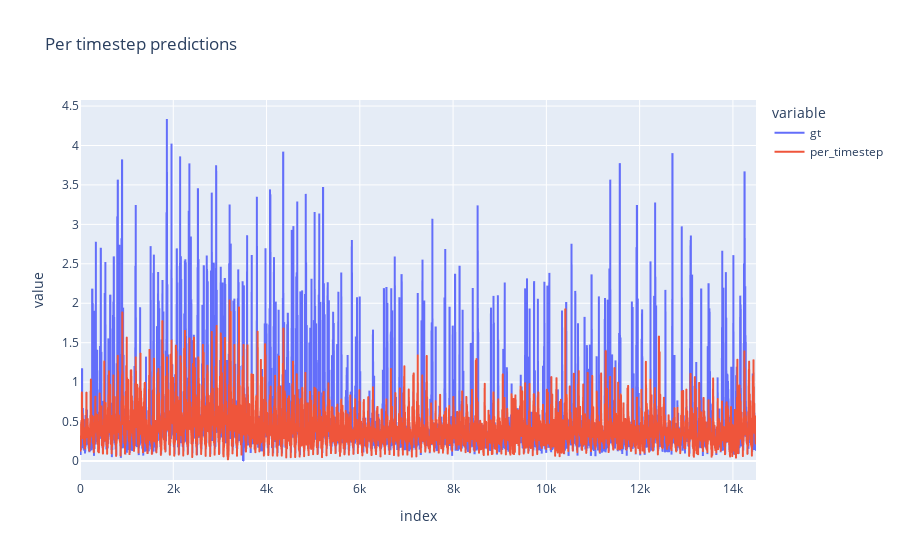

The notebook cell saved with this chart:
### Code cell
predictions = model_1.predict(X_test)
predictions_reshaped = post_process_xgb_predictions(predictions, config.boxcox, scaler, config.lam)
gt = df_first.loc[test_idx].values.flatten()

#-----------------------#

# Preparing the data for plotting and metrics

# -----------------------#

# per timestep
df_compare = pd.DataFrame({
                        'gt':gt,
                        'per_timestep': predictions_reshaped
                        }
                        )


px.line(df_compare, x=df_compare.index, y=['gt', 'per_timestep'], title="Per timestep predictions")

### Figure 1 — Plotly figure (JSON) as saved in the notebook; plotly's stock layout.template omitted (floating-point values rounded to 4 significant figures; data arrays with more than 128 entries replaced by an {"elided": "..."} marker saying what was removed)
{"data": [{"hovertemplate": "variable=gt<br>index=%{x}<br>value=%{y}<extra></extra>", "legendgroup": "gt", "line": {"color": "#636efa", "dash": "solid"}, "marker": {"symbol": "circle"}, "mode": "lines", "name": "gt", "showlegend": true, "type": "scattergl", "x": {"elided": "14496 int values"}, "xaxis": "x", "y": {"elided": "14496 float values"}, "yaxis": "y"}, {"hovertemplate": "variable=per_timestep<br>index=%{x}<br>value=%{y}<extra></extra>", "legendgroup": "per_timestep", "line": {"color": "#EF553B", "dash": "solid"}, "marker": {"symbol": "circle"}, "mode": "lines", "name": "per_timestep", "showlegend": true, "type": "scattergl", "x": {"elided": "14496 int values"}, "xaxis": "x", "y": {"elided": "14496 float values"}, "yaxis": "y"}], "layout": {"legend": {"title": {"text": "variable"}, "tracegroupgap": 0}, "title": {"text": "Per timestep predictions"}, "xaxis": {"anchor": "y", "domain": [0, 1], "title": {"text": "index"}}, "yaxis": {"anchor": "x", "domain": [0, 1], "title": {"text": "value"}}}}
